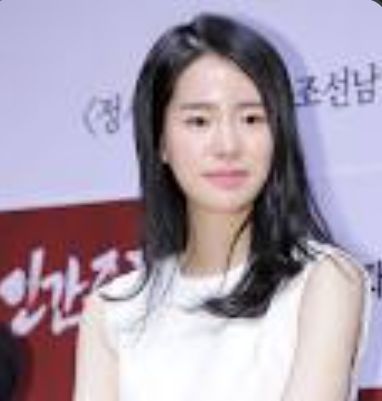
#> input picture Gambar Aktris.png, 382 x 401 px
$ jupyter execute FaceDetection.ipynb
#> lines starting #> are read from the running program, lines starting #| are printed output that depends on the picture; after the words box and inside, x2 and y2 are one past the last pixel; in counts of white or black regions, pixels touching at a corner belong together
[cell 1]
import pandas as pd
import cv2
#load the pre-trained cascade classifier for face detection
face_cascade=cv2.CascadeClassifier(cv2.data.haarcascades + 'haarcascade_frontalface_default.xml')
#Load the input image
image=cv2.imread("Gambar Aktris.png")
#> image is the input picture: shape (401, 382, 3); mean B, G, R 172, 156.5, 169.5
#Convert image to grayscale
gray_image = cv2.cvtColor(image, cv2.COLOR_BGR2GRAY)
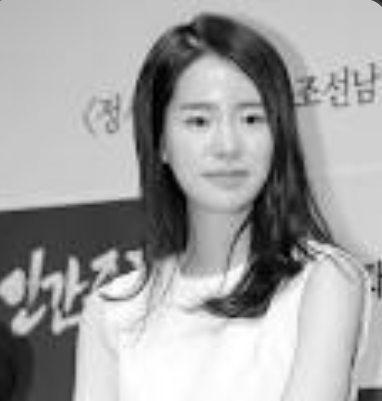
#> gray_image: shape (401, 382); min 0, max 255, mean 162.2

[cell 2]
#Perform face detection
faces=face_cascade.detectMultiScale(gray_image, scaleFactor=1.05,minNeighbors=4,minSize=(50,50))
#> faces = [[152, 65, 140, 140]]
#Draw rectangles around the detected faces
for (x,y,w,h) in faces:
    y=max(0,y-int(h*0.6))
    h=int(h*0.9)
    w=int(w*1.6)
    h=int(h*2.5)
    x=max(0,x-int(w*0.3))
    y=max(0,y-int(h*0.5))
    x+=8
    y+=8
    cv2.rectangle(image,(x,y),(x+w,y+h),(0,255,0),3)
#> this loop made 1 pass
#> (x, y, w, h) on pass 1: (93, 8, 224, 315)
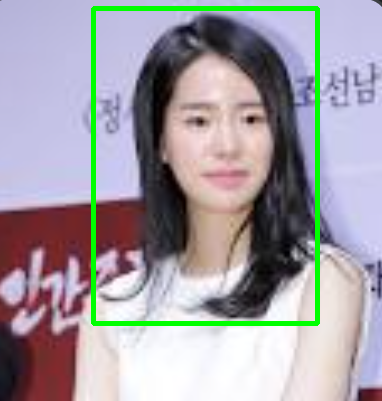
#> image: shape (401, 382, 3); 3.51% of pixels changed, all inside (x1, y1, x2, y2) = (91, 6, 320, 326)

[cell 3]
#display the output of the image
import matplotlib.pyplot as plt
plt.figure(figsize=(8,6))
plt.imshow(cv2.cvtColor(image, cv2.COLOR_BGR2RGB))
plt.axis('off')
plt.title(f'{len(faces)} face(s) detected')
plt.show()
